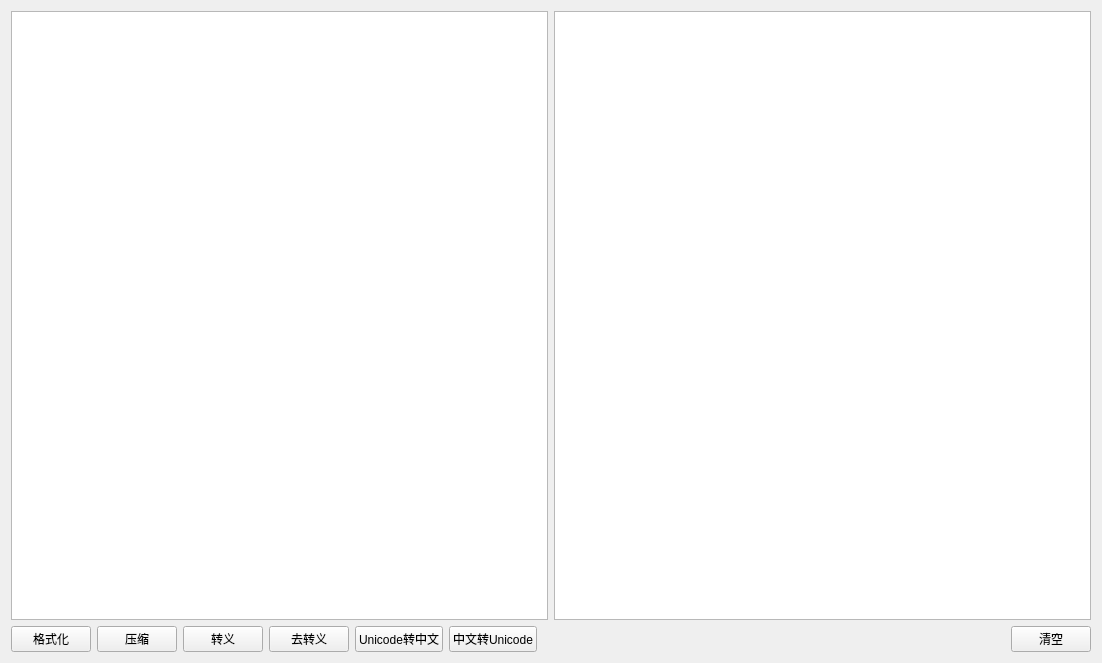
<?xml version="1.0" encoding="UTF-8"?>
<ui version="4.0">
 <class>WidgetJson</class>
 <widget class="QWidget" name="WidgetJson">
  <property name="geometry">
   <rect>
    <x>0</x>
    <y>0</y>
    <width>1102</width>
    <height>663</height>
   </rect>
  </property>
  <property name="windowTitle">
   <string>Form</string>
  </property>
  <layout class="QVBoxLayout" name="verticalLayout">
   <item>
    <layout class="QHBoxLayout" name="horizontalLayout">
     <item>
      <widget class="QTextEdit" name="textEdit"/>
     </item>
     <item>
      <widget class="QTreeView" name="treeView"/>
     </item>
    </layout>
   </item>
   <item>
    <layout class="QHBoxLayout" name="horizontalLayout_2">
     <item>
      <widget class="QPushButton" name="formatBtn">
       <property name="text">
        <string>格式化</string>
       </property>
      </widget>
     </item>
     <item>
      <widget class="QPushButton" name="reduceBtn">
       <property name="text">
        <string>压缩</string>
       </property>
      </widget>
     </item>
     <item>
      <widget class="QPushButton" name="escapedBtn">
       <property name="text">
        <string>转义</string>
       </property>
      </widget>
     </item>
     <item>
      <widget class="QPushButton" name="unescapedBtn">
       <property name="text">
        <string>去转义</string>
       </property>
      </widget>
     </item>
     <item>
      <widget class="QPushButton" name="unicodeToChineseBtn">
       <property name="text">
        <string>Unicode转中文</string>
       </property>
      </widget>
     </item>
     <item>
      <widget class="QPushButton" name="chineseToUnicodeBtn">
       <property name="text">
        <string>中文转Unicode</string>
       </property>
      </widget>
     </item>
     <item>
      <spacer name="horizontalSpacer">
       <property name="orientation">
        <enum>Qt::Horizontal</enum>
       </property>
       <property name="sizeHint" stdset="0">
        <size>
         <width>40</width>
         <height>20</height>
        </size>
       </property>
      </spacer>
     </item>
     <item>
      <widget class="QPushButton" name="cleanBtn">
       <property name="text">
        <string>清空</string>
       </property>
      </widget>
     </item>
    </layout>
   </item>
  </layout>
 </widget>
 <resources/>
 <connections/>
</ui>
